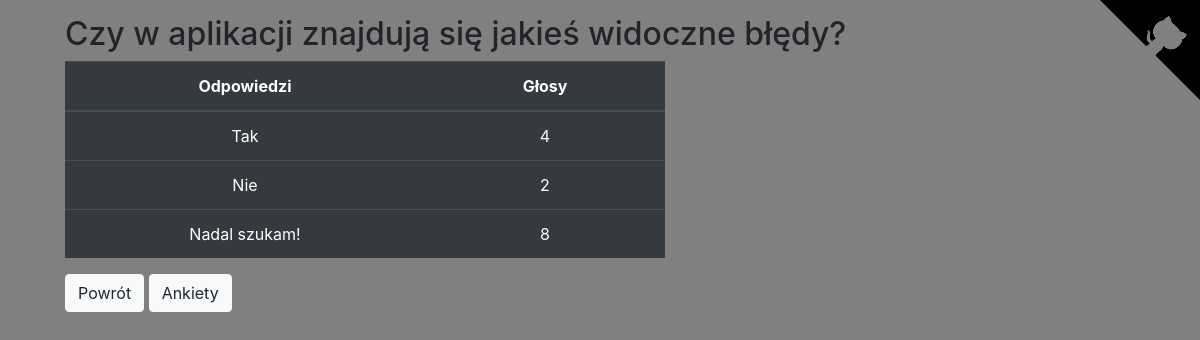
The page /polls/9/results/ on the database as committed earlier.
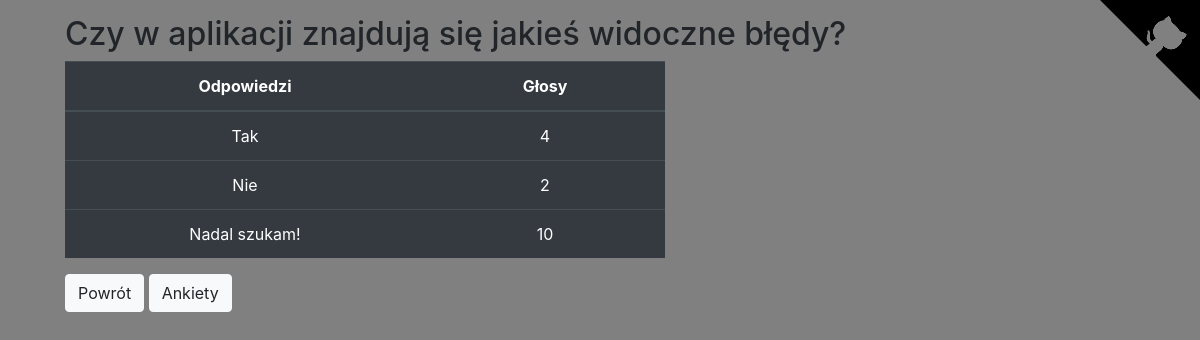
The same page on the database as committed later.
### polls/models.py (models this page shows, shortened)
class Choice(models.Model):
    question = models.ForeignKey(Question, on_delete=models.CASCADE)
    choice_text = models.CharField(max_length=200)
    votes = models.IntegerField(default=0)

### polls/views.py (the view)
# urls.py: path('<int:pk>/results/', views.ResultsView.as_view(), name='results'),
class ResultsView(generic.DetailView):
    model = Question
    template_name = 'polls/results.html'

### polls/templates/polls/results.html (shortened to what this page needs)
{% extends 'polls/base.html' %}
{% block body %}
    <h2>{{ question.question_text }}</h2>
    <table class="table table-hover table-dark" style="width:600px">
      <thead align="center">
        <tr>
          <th scope="col" style="width:60%">Odpowiedzi</th>
          <th scope="col" style="width:40%">Głosy</th>
        </tr>
      </thead>
      <tbody align="center">
        {% for choice in question.choice_set.all %}
            <tr>
              <td>{{ choice.choice_text }}</td>
              <td>{{ choice.votes }}</td>
            </tr>
        {% endfor %}
      </tbody>
    </table>
    <a class="btn btn-light" href="{% url 'polls:detail' question.id %}">Powrót</a>
    <a class="btn btn-light" href="{% url 'polls:index' %}">Ankiety</a>
{% endblock %}

Rows that differ between the two databases and show on the page:
changed Choice "Nadal szukam!": votes "8" → "10"
